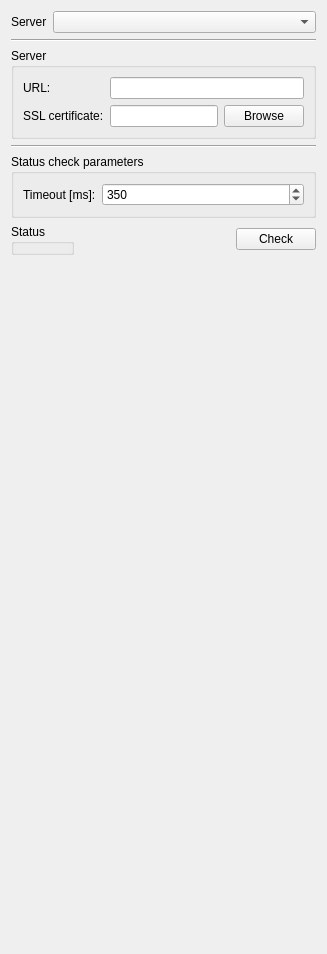
     <widget class="QWidget" name="serverStatusTab">
      <attribute name="title">
       <string>Server status</string>
      </attribute>
      <layout class="QVBoxLayout" name="verticalLayout_7">
       <item>
        <layout class="QFormLayout" name="formLayout_17">
         <item row="0" column="0">
          <widget class="QLabel" name="statusServeLabel">
           <property name="text">
            <string>Server</string>
           </property>
          </widget>
         </item>
         <item row="0" column="1">
          <widget class="QComboBox" name="statusServerComboBox"/>
         </item>
        </layout>
       </item>
       <item>
        <widget class="Line" name="line_5">
         <property name="sizePolicy">
          <sizepolicy hsizetype="Expanding" vsizetype="Fixed">
           <horstretch>0</horstretch>
           <verstretch>0</verstretch>
          </sizepolicy>
         </property>
         <property name="orientation">
          <enum>Qt::Horizontal</enum>
         </property>
        </widget>
       </item>
       <item>
        <widget class="QGroupBox" name="statusServerGroupBox">
         <property name="title">
          <string>Server</string>
         </property>
         <layout class="QFormLayout" name="formLayout_18">
          <item row="0" column="0">
           <widget class="QLabel" name="statusServerURLLabel">
            <property name="text">
             <string>URL:</string>
            </property>
           </widget>
          </item>
          <item row="0" column="1">
           <widget class="QLineEdit" name="statusServerURLLineEdit"/>
          </item>
          <item row="1" column="0">
           <widget class="QLabel" name="statusServerCertificatePathLabel">
            <property name="text">
             <string>SSL certificate:</string>
            </property>
           </widget>
          </item>
          <item row="1" column="1">
           <layout class="QHBoxLayout" name="horizontalLayout_23">
            <item>
             <widget class="QLineEdit" name="statusServerCertificatePathLineEdit"/>
            </item>
            <item>
             <widget class="QPushButton" name="statusBrowseServiceCertificatePathPushButton">
              <property name="text">
               <string>Browse</string>
              </property>
             </widget>
            </item>
           </layout>
          </item>
         </layout>
        </widget>
       </item>
       <item>
        <widget class="Line" name="line_22">
         <property name="sizePolicy">
          <sizepolicy hsizetype="Expanding" vsizetype="Fixed">
           <horstretch>0</horstretch>
           <verstretch>0</verstretch>
          </sizepolicy>
         </property>
         <property name="orientation">
          <enum>Qt::Horizontal</enum>
         </property>
        </widget>
       </item>
       <item>
        <widget class="QGroupBox" name="statusParametersGroupBox">
         <property name="title">
          <string>Status check parameters</string>
         </property>
         <layout class="QFormLayout" name="formLayout_19">
          <item row="0" column="0">
           <widget class="QLabel" name="statusTimeoutLabel">
            <property name="text">
             <string>Timeout [ms]:</string>
            </property>
           </widget>
          </item>
          <item row="0" column="1">
           <widget class="QSpinBox" name="statusTimeoutSpinBox">
            <property name="alignment">
             <set>Qt::AlignLeading|Qt::AlignLeft|Qt::AlignVCenter</set>
            </property>
            <property name="minimum">
             <number>100</number>
            </property>
            <property name="maximum">
             <number>5000</number>
            </property>
            <property name="singleStep">
             <number>10</number>
            </property>
            <property name="value">
             <number>350</number>
            </property>
           </widget>
          </item>
         </layout>
        </widget>
       </item>
       <item>
        <layout class="QHBoxLayout" name="horizontalLayout_24">
         <item>
          <widget class="QGroupBox" name="statusPlaceholderGroupBox">
           <property name="title">
            <string>Status</string>
           </property>
          </widget>
         </item>
         <item>
          <spacer name="horizontalSpacer_19">
           <property name="orientation">
            <enum>Qt::Horizontal</enum>
           </property>
           <property name="sizeHint" stdset="0">
            <size>
             <width>40</width>
             <height>20</height>
            </size>
           </property>
          </spacer>
         </item>
         <item>
          <widget class="QPushButton" name="checkStatusPushButton">
           <property name="text">
            <string>Check</string>
           </property>
          </widget>
         </item>
        </layout>
       </item>
       <item>
        <spacer name="verticalSpacer_5">
         <property name="orientation">
          <enum>Qt::Vertical</enum>
         </property>
         <property name="sizeHint" stdset="0">
          <size>
           <width>20</width>
           <height>688</height>
          </size>
         </property>
        </spacer>
       </item>
      </layout>
     </widget>
